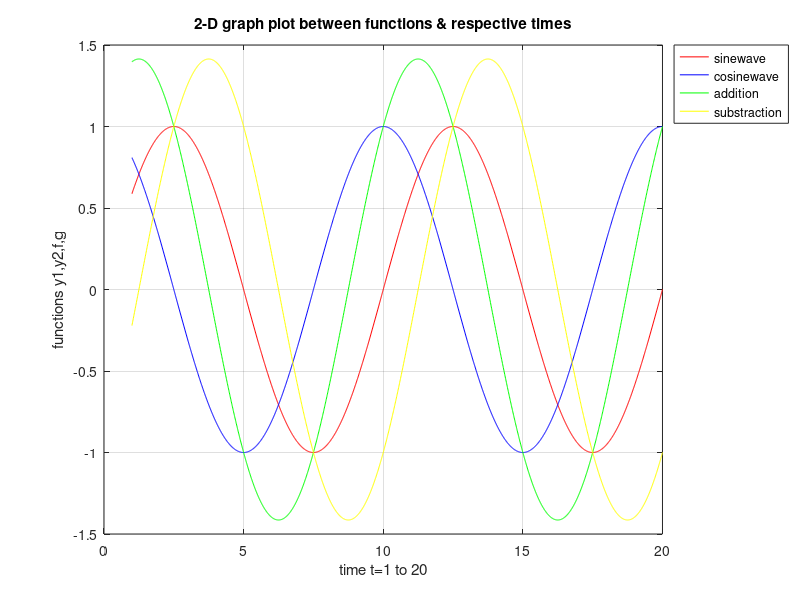

MATLAB code to generate this figure:
t= 1:0.01:20;
y1 = sin(2*pi*t/10);
y2 = cos(2*pi*t/10);
f = y1+ y2;
k = y1- y2;
plot(t,y1,'r',t,y2,'b',t,f,'g',t,k,'y');
xlabel("time t=1 to 20");
ylabel("functions y1,y2,f,g");
title("2-D graph plot between functions & respective times");
legend('sinewave','cosinewave','addition','substraction','location','bestoutside');
grid on
